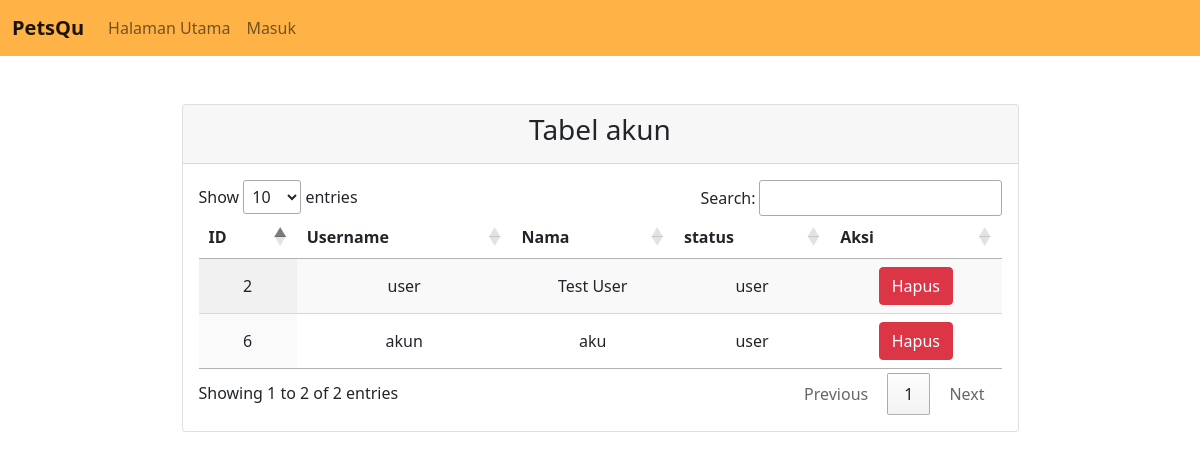
The page /page/admin/account.php on the database its author committed.
### tables this page shows
CREATE TABLE `akun` (
  `id_akun` int(11) NOT NULL,
  `username` varchar(18) NOT NULL,
  `password` varchar(18) NOT NULL,
  `status` set('user','admin') NOT NULL,
  `nama` varchar(64) NOT NULL,
  `alamat` varchar(64) NOT NULL,
  `nope` varchar(13) NOT NULL
);

### page/admin/account.php (the view, shortened to what this page needs)
<?php
include "../../../PetsQu/template/datatables.php";
include "../../page/admin/index.php";
?>
<div class="container">
    <div class="col-lg-9 col mx-auto my-5">
        <div class="card">
            <div class="card-header text-center">
                <h3>Tabel akun</h3>
            </div>
            <div class="card-body">
                <table id="table_id" class="display text-center">
                    <thead>
                        <tr>
                            <th>ID</th>
                            <th>Username</th>
                            <th>Nama</th>
                            <th>status</th>
                            <th>Aksi</th>
                        </tr>
                    </thead>
                    <tbody>
                        <?php
                        $query = "SELECT * from akun where status != 'admin' order by id_akun ASC";
                        $mysqli_query = mysqli_query($conn, $query);
                        while($var = mysqli_fetch_array($mysqli_query)){
                        ?>
                        <tr>
                            <td><?= $var['id_akun']; ?></td>
                            <td><?= $var['username']; ?></td>
                            <td><?= $var['nama']; ?></td>
                            <td><?= $var['status']; ?></td>
                            <td>
                                <button class="btn btn-danger"
                                    onclick="if(confirm('Apakah anda yakin ingin menghapus akun <?= $var['username']; ?>?')){window.location.replace('<?= $base_url.'page/admin/action_account.php?del_id='.$var['id_akun']; ?>')}">
                                    Hapus</button>
                            </td>
                        </tr>
                        <?php
                        }
                        ?>
                    </tbody>
                </table>
            </div>
        </div>
    </div>
</div>

### rows shown on the page
akun: id_akun "2", username "user", nama "Test User", status "user"
akun: id_akun "6", username "akun", nama "aku", status "user"
